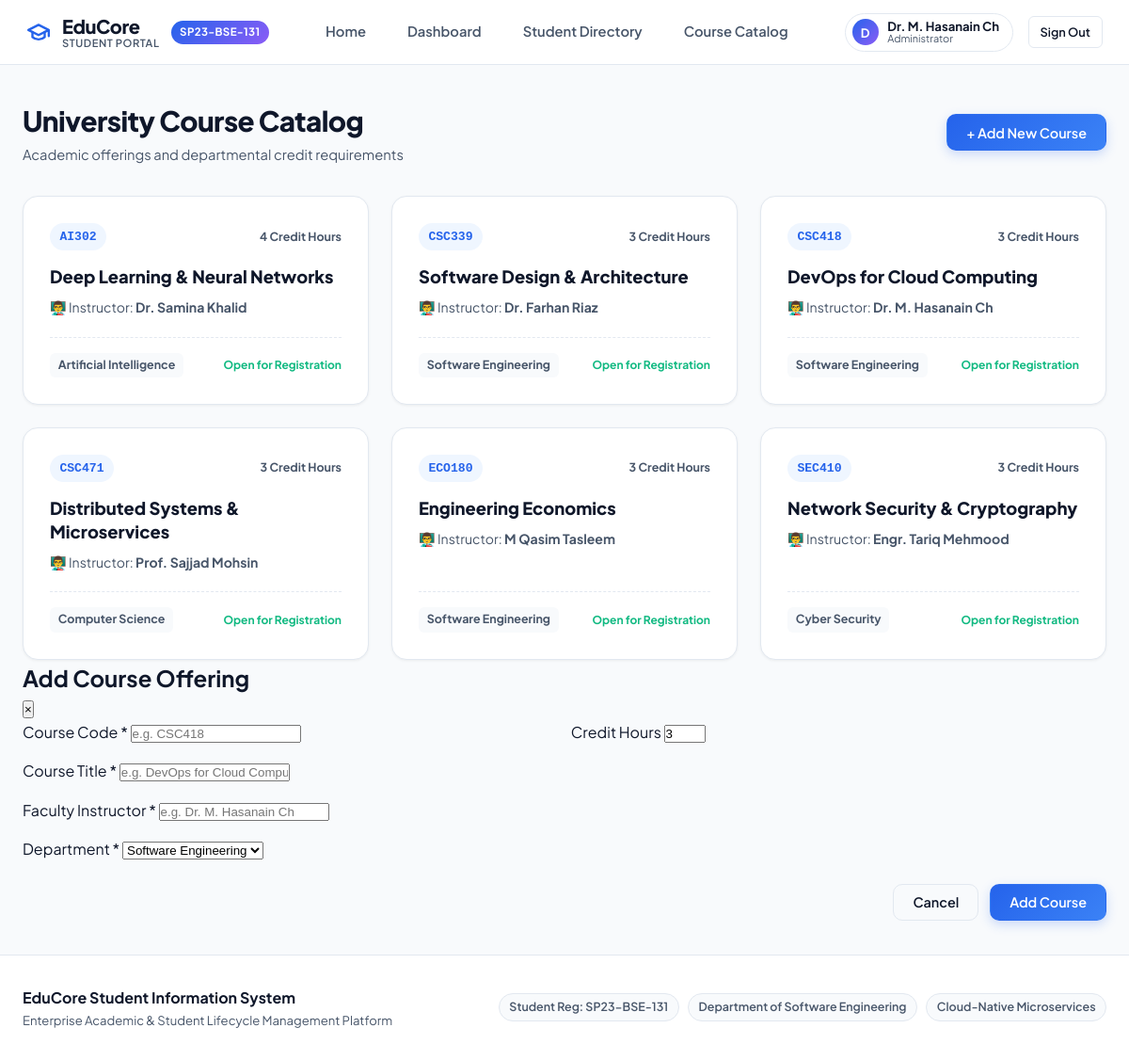
The page /courses/ (signed in) on the database its author committed.
### app/models.py (models this page shows, shortened)
class User(UserMixin, db.Model):
    __tablename__ = 'users'
    id = db.Column(db.Integer, primary_key=True)
    username = db.Column(db.String(64), unique=True, nullable=False, index=True)
    email = db.Column(db.String(120), unique=True, nullable=False, index=True)
    full_name = db.Column(db.String(100), nullable=False)
    role = db.Column(db.String(20), default='Student')  # Student, Faculty, Administrator
    reg_number = db.Column(db.String(50), default='SP23-BSE-131')
    password_hash = db.Column(db.String(256), nullable=False)
    created_at = db.Column(db.DateTime, default=datetime.utcnow)

class Course(db.Model):
    __tablename__ = 'courses'
    id = db.Column(db.Integer, primary_key=True)
    code = db.Column(db.String(20), unique=True, nullable=False)  # e.g. CSC418
    title = db.Column(db.String(150), nullable=False)  # e.g. Cloud Computing & DevOps
    credit_hours = db.Column(db.Integer, default=3, nullable=False)
    instructor = db.Column(db.String(100), nullable=False)
    department = db.Column(db.String(80), nullable=False)
    enrollments = db.relationship('Enrollment', backref='course', lazy=True, cascade='all, delete-orphan')

### app/routes/course_routes.py (the view)
@course_bp.route('/', methods=['GET'], strict_slashes=False)
@login_required
def index():
    courses = Course.query.order_by(Course.code.asc()).all()
    return render_template('courses/index.html', courses=courses)

### app/__init__.py (called while the page is built)
@login_manager.user_loader
def load_user(user_id):
    return User.query.get(int(user_id))

### app/templates/courses/index.html (shortened to what this page needs)
{% extends "base.html" %}
{% block extra_css %}
  <link rel="stylesheet" href="{{ url_for('static', filename='css/courses.css') }}">
{% endblock %}
{% block content %}
<div class="courses-header">
  <div>
    <h1>University Course Catalog</h1>
    <p>Academic offerings and departmental credit requirements</p>
  </div>
  <button class="btn btn-primary" onclick="document.getElementById('addCourseModal').classList.add('active');">
    + Add New Course
  </button>
</div>
<div class="courses-grid">
  {% for course in courses %}
    <div class="course-card">
      <div class="course-card-top">
        <span class="course-code-badge">{{ course.code }}</span>
        <span class="credit-badge">{{ course.credit_hours }} Credit Hours</span>
      </div>
      <h3 class="course-title">{{ course.title }}</h3>
      <p class="course-instructor">👨‍🏫 Instructor: <strong>{{ course.instructor }}</strong></p>
      <div class="course-card-bottom">
        <span class="dept-tag">{{ course.department }}</span>
        <span class="enrollment-status">Open for Registration</span>
      </div>
    </div>
  {% else %}
    <div style="grid-column: 1 / -1; text-align: center; padding: 3rem; background: var(--bg-card); border-radius: var(--radius-lg);">
      <p>No courses listed currently.</p>
    </div>
  {% endfor %}
</div>
<div class="modal-overlay" id="addCourseModal">
  <div class="modal-box">
    <div class="modal-header">
      <h2>Add Course Offering</h2>
      <button class="modal-close-btn" onclick="document.getElementById('addCourseModal').classList.remove('active');">&times;</button>
    </div>
    <form action="{{ url_for('courses.add_course') }}" method="POST">
      <div style="display: grid; grid-template-columns: 1fr 1fr; gap: 0.85rem; margin-bottom: 1rem;">
        <div class="form-group">
          <label class="form-label">Course Code *</label>
          <input type="text" name="code" class="form-input" placeholder="e.g. CSC418" required>
        </div>
        <div class="form-group">
          <label class="form-label">Credit Hours</label>
          <input type="number" name="credit_hours" class="form-input" value="3" min="1" max="5" required>
        </div>
      </div>
      <div class="form-group" style="margin-bottom: 1rem;">
        <label class="form-label">Course Title *</label>
        <input type="text" name="title" class="form-input" placeholder="e.g. DevOps for Cloud Computing" required>
      </div>
      <div class="form-group" style="margin-bottom: 1rem;">
        <label class="form-label">Faculty Instructor *</label>
        <input type="text" name="instructor" class="form-input" placeholder="e.g. Dr. M. Hasanain Ch" required>
      </div>
      <div class="form-group" style="margin-bottom: 1.5rem;">
        <label class="form-label">Department *</label>
        <select name="department" class="form-input">
          <option value="Software Engineering" selected>Software Engineering</option>
        </select>
      </div>
      <div style="display: flex; justify-content: flex-end; gap: 0.75rem;">
        <button type="button" class="btn btn-outline" onclick="document.getElementById('addCourseModal').classList.remove('active');">Cancel</button>
        <button type="submit" class="btn btn-primary">Add Course</button>
      </div>
    </form>
  </div>
</div>
{% endblock %}

### app/templates/base.html (shortened to what this page needs)
<!DOCTYPE html>
<html lang="en">
<head>
  <link rel="stylesheet" href="{{ url_for('static', filename='css/base.css') }}">
  {% block extra_css %}{% endblock %}
</head>
<body>
  <nav class="navbar">
    <div class="nav-container">
      <a href="{{ url_for('main.home') }}" class="brand-logo" id="brand-logo">
        <svg class="brand-icon" width="26" height="26" viewBox="0 0 24 24" fill="none" stroke="currentColor" stroke-width="2.2" stroke-linecap="round" stroke-linejoin="round">
          <path d="M22 10v6M2 10l10-5 10 5-10 5z"></path>
          <path d="M6 12v5c3 3 9 3 12 0v-5"></path>
        </svg>
        <div class="brand-text">
          <span class="brand-title">EduCore</span>
          <span class="brand-sub">Student Portal</span>
        </div>
        <span class="brand-badge">SP23-BSE-131</span>
      </a>
      <div class="nav-links">
        <a href="{{ url_for('main.home') }}" class="nav-link">Home</a>
        {% if current_user.is_authenticated %}
          <a href="{{ url_for('main.dashboard') }}" class="nav-link" id="nav-dashboard">Dashboard</a>
          <a href="{{ url_for('students.index') }}" class="nav-link" id="nav-students">Student Directory</a>
          <a href="{{ url_for('courses.index') }}" class="nav-link" id="nav-courses">Course Catalog</a>
        {% endif %}
      </div>
      <div class="nav-user">
        {% if current_user.is_authenticated %}
          <div class="user-tag">
            <span class="user-avatar-circle">{{ current_user.full_name[:1].upper() }}</span>
            <div class="user-info-text">
              <span class="user-name" id="nav-username">{{ current_user.full_name }}</span>
              <span class="user-role">{{ current_user.role }}</span>
            </div>
          </div>
          <a href="{{ url_for('auth.logout') }}" class="btn btn-outline btn-sm" id="btn-logout">Sign Out</a>
        {% else %}
          <a href="{{ url_for('auth.login') }}" class="btn btn-outline btn-sm" id="nav-login">Sign In</a>
          <a href="{{ url_for('auth.register') }}" class="btn btn-primary btn-sm" id="nav-register">Enroll / Register</a>
        {% endif %}
      </div>
    </div>
  </nav>
  <main class="main-wrapper">
    {% block content %}{% endblock %}
  </main>
  <footer class="footer">
    <div class="footer-container">
      <div class="footer-brand">
        <strong>EduCore Student Information System</strong>
        <p>Enterprise Academic & Student Lifecycle Management Platform</p>
      </div>
      <div class="footer-meta">
        <span class="footer-pill">Student Reg: SP23-BSE-131</span>
        <span class="footer-pill">Department of Software Engineering</span>
        <span class="footer-pill">Cloud-Native Microservices</span>
      </div>
    </div>
  </footer>
</body>
</html>

### app/static/css/courses.css (style rules this page uses)
.courses-header { display: flex; align-items: center; justify-content: space-between; margin-bottom: 2rem; flex-wrap: wrap; gap: 1rem; }
.courses-header h1 { font-size: 1.85rem; font-weight: 800; letter-spacing: -0.02em; }
.courses-header p { color: var(--text-muted); font-size: 0.92rem; }
.courses-grid { display: grid; grid-template-columns: repeat(auto-fill, minmax(320px, 1fr)); gap: 1.5rem; }
.course-card { background: var(--bg-card); border: 1px solid var(--border-color); border-radius: var(--radius-lg); padding: 1.75rem; display: flex; flex-direction: column; box-shadow: var(--shadow-sm); transition: var(--transition); }
.course-card-top { display: flex; align-items: center; justify-content: space-between; margin-bottom: 1rem; }
.course-code-badge { font-size: 0.82rem; font-weight: 800; padding: 0.25rem 0.65rem; background: var(--primary-light); color: var(--primary); border-radius: var(--radius-full); font-family: monospace; }
.credit-badge { font-size: 0.78rem; font-weight: 700; color: var(--text-muted); }
.course-title { font-size: 1.15rem; font-weight: 800; margin-bottom: 0.5rem; line-height: 1.35; }
.course-instructor { font-size: 0.88rem; color: var(--text-muted); margin-bottom: 1.25rem; }
.course-card-bottom { display: flex; align-items: center; justify-content: space-between; padding-top: 1rem; border-top: 1px dashed var(--border-color); margin-top: auto; }
.dept-tag { font-size: 0.78rem; font-weight: 700; padding: 0.2rem 0.55rem; background: var(--bg-main); border-radius: var(--radius-sm); color: var(--text-muted); }
.enrollment-status { font-size: 0.75rem; font-weight: 700; color: var(--success); }

### rows shown on the page
User: full_name "D", full_name "Dr. M. Hasanain Ch", role "Administrator"
Course: code "AI302", credit_hours "4", title "Deep Learning & Neural Networks", instructor "Dr. Samina Khalid", department "Artificial Intelligence"
Course: code "CSC339", credit_hours "3", title "Software Design & Architecture", instructor "Dr. Farhan Riaz", department "Software Engineering"
Course: code "CSC418", credit_hours "3", title "DevOps for Cloud Computing", instructor "Dr. M. Hasanain Ch", department "Software Engineering"
Course: code "CSC471", credit_hours "3", title "Distributed Systems & Microservices", instructor "Prof. Sajjad Mohsin", department "Computer Science"
Course: code "ECO180", credit_hours "3", title "Engineering Economics", instructor "M Qasim Tasleem", department "Software Engineering"
Course: code "SEC410", credit_hours "3", title "Network Security & Cryptography", instructor "Engr. Tariq Mehmood", department "Cyber Security"
